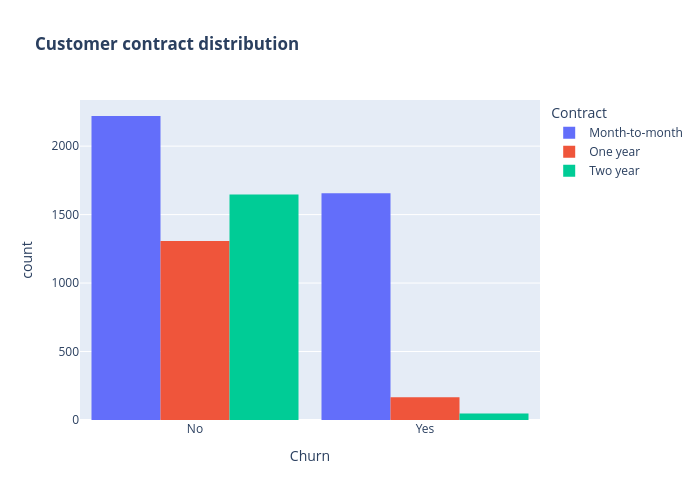

Write notebook code for a chart like this one.
### Markdown cell above
26.6% Customers churned and left the company. There is negligible difference in customer percentage/ count who chnaged the service provider. Both genders behaved in similar fashion when it comes to migrating to another service provider/firm.

### Code cell
fig = px.histogram(df, x="Churn", color="Contract", barmode="group", title="<b>Customer contract distribution<b>")
fig.update_layout(width=700, height=500, bargap=0.1)
fig.show()

### Figure 1 — Plotly figure (JSON) as saved in the notebook; plotly's stock layout.template omitted (floating-point values rounded to 4 significant figures; data arrays with more than 128 entries replaced by an {"elided": "..."} marker saying what was removed)
{"data": [{"alignmentgroup": "True", "bingroup": "x", "hovertemplate": "Contract=Month-to-month<br>Churn=%{x}<br>count=%{y}<extra></extra>", "legendgroup": "Month-to-month", "marker": {"color": "#636efa", "pattern": {"shape": ""}}, "name": "Month-to-month", "offsetgroup": "Month-to-month", "orientation": "v", "showlegend": true, "type": "histogram", "x": {"elided": "3875 str values"}, "xaxis": "x", "yaxis": "y"}, {"alignmentgroup": "True", "bingroup": "x", "hovertemplate": "Contract=One year<br>Churn=%{x}<br>count=%{y}<extra></extra>", "legendgroup": "One year", "marker": {"color": "#EF553B", "pattern": {"shape": ""}}, "name": "One year", "offsetgroup": "One year", "orientation": "v", "showlegend": true, "type": "histogram", "x": {"elided": "1473 str values"}, "xaxis": "x", "yaxis": "y"}, {"alignmentgroup": "True", "bingroup": "x", "hovertemplate": "Contract=Two year<br>Churn=%{x}<br>count=%{y}<extra></extra>", "legendgroup": "Two year", "marker": {"color": "#00cc96", "pattern": {"shape": ""}}, "name": "Two year", "offsetgroup": "Two year", "orientation": "v", "showlegend": true, "type": "histogram", "x": {"elided": "1695 str values"}, "xaxis": "x", "yaxis": "y"}], "layout": {"bargap": 0.1, "barmode": "group", "height": 500, "legend": {"title": {"text": "Contract"}, "tracegroupgap": 0}, "title": {"text": "<b>Customer contract distribution<b>"}, "width": 700, "xaxis": {"anchor": "y", "domain": [0, 1], "title": {"text": "Churn"}}, "yaxis": {"anchor": "x", "domain": [0, 1], "title": {"text": "count"}}}}
